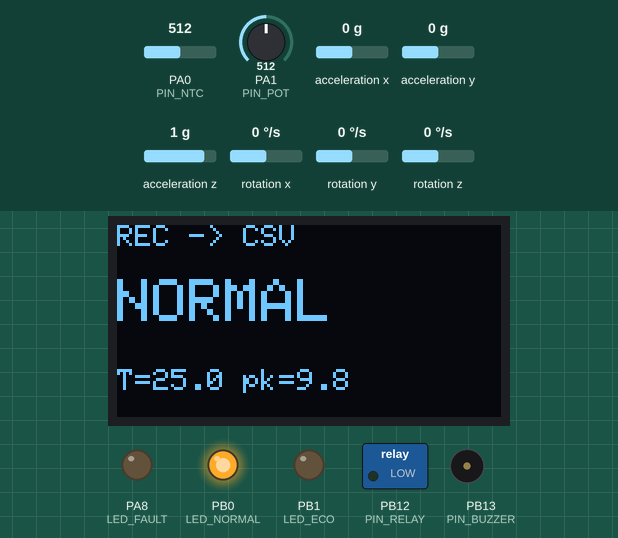
This program was run on a simulated STM32 Blue Pill. Shown: 128×64 one-colour display, switched loads named in the program (green lamp = pin HIGH), output pins drawn as LEDs (lit = HIGH), buzzer (waves = sounding, pin HIGH). Wiring (from diagram.json): MPU-6050 motion sensor at I2C address 0x68. The test bench sets the inputs (shaded band); at power-on: PA1 (PIN_POT) = 512, acceleration x 0 g, PA0 (PIN_NTC) = 512, acceleration y 0 g, acceleration z 1 g, rotation x 0 °/s, rotation y 0 °/s, rotation z 0 °/s (analog values on the 0–1023 scale). What the program prints to the serial monitor is not drawn.

Above: at 1.7 s.
1.8 s: PA1 (PIN_POT) set to 670
3.9 s: PA1 (PIN_POT) set to 692
At 5.7 s:
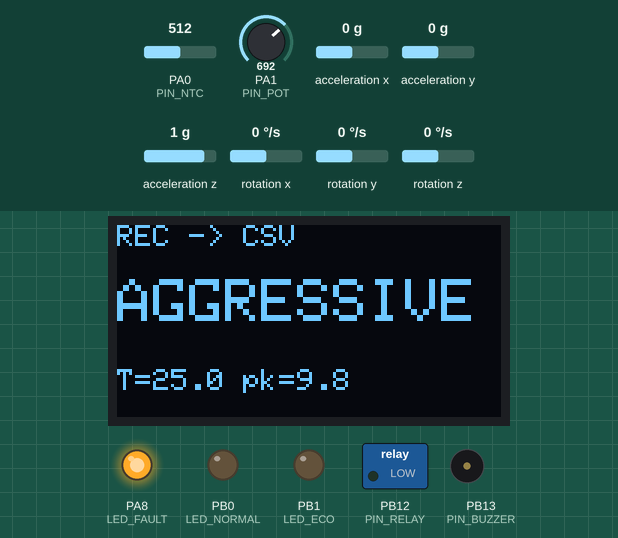
6.3 s: PA1 (PIN_POT) set to 306
At 8.0 s:
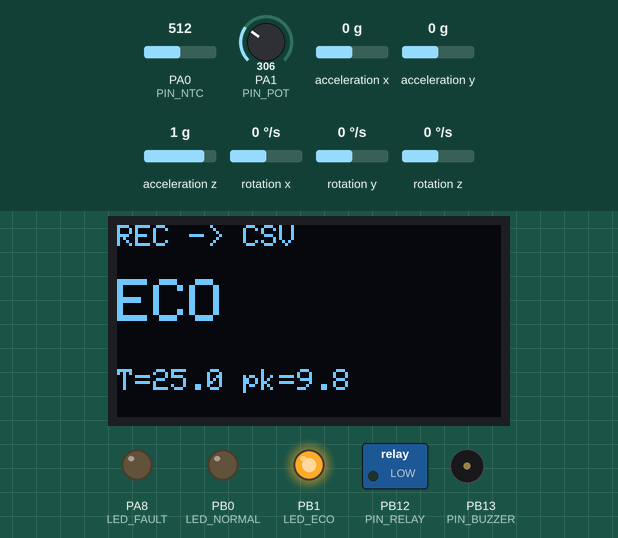
8.4 s: acceleration x set to -1.4 g
At 10.2 s:
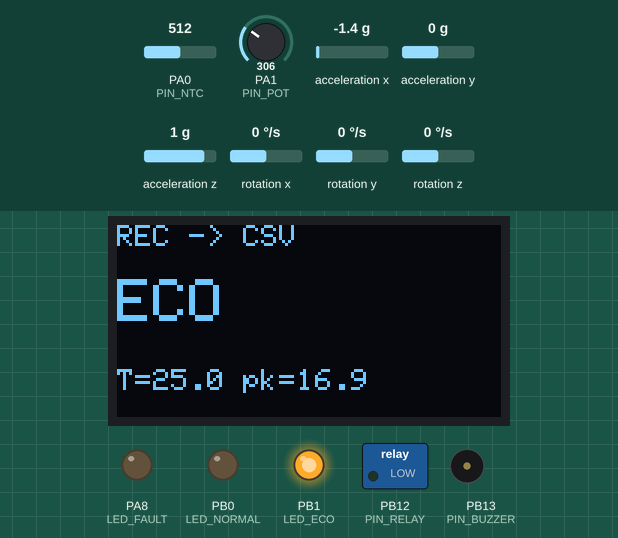
10.5 s: PA0 (PIN_NTC) set to 716
At 12.3 s:
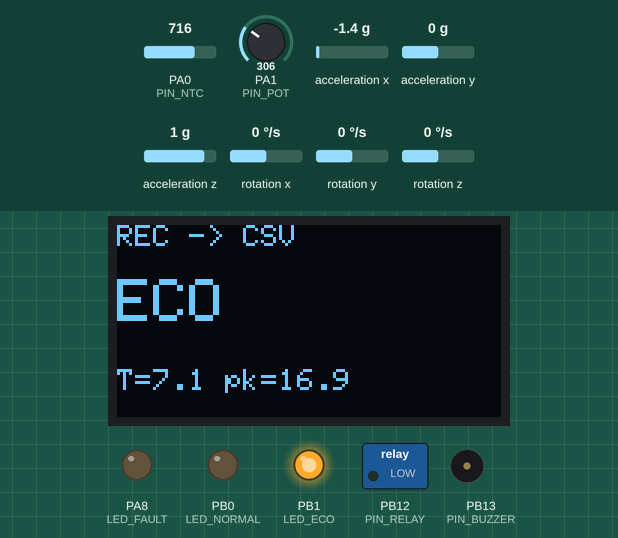
12.6 s: acceleration y set to -1.4 g
At 14.6 s:
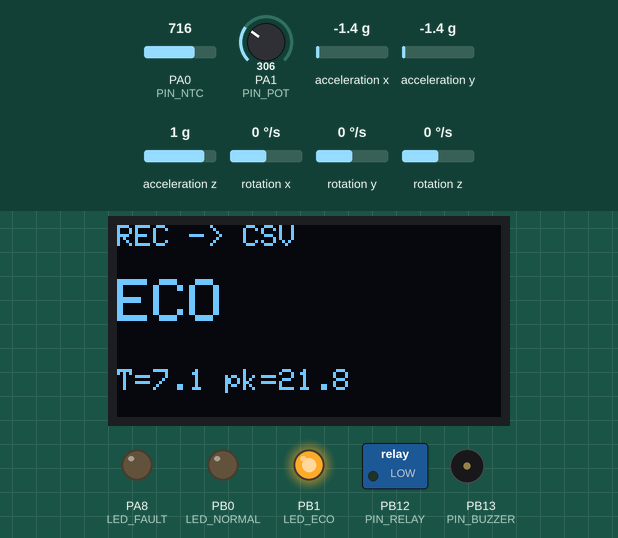
Timing chart, 0 to 15.7 s (numbered marks = the images above; inputs shaded):
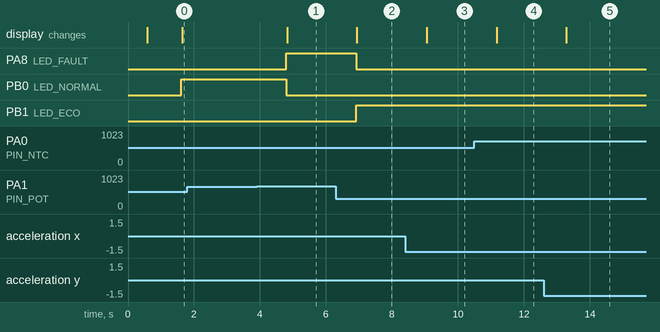

Measured:
- the behaviour switches between 682 and 683 on PA1 (PIN_POT) (found by bisection; images 0 and 1)
- after the input at 1.8 s, every drawn part: stays the same
- after the input at 3.9 s, PA8 (LED_FAULT): LOW → HIGH after 0.90 s; PB0 (LED_NORMAL): HIGH → LOW after 0.90 s; the display: changes after 0.92 s (image 1)
- after the input at 6.3 s, PA8 (LED_FAULT): HIGH → LOW after 0.61 s; PB1 (LED_ECO): LOW → HIGH after 0.61 s; the display: changes after 0.64 s (image 2)
- after the input at 8.4 s, the display: changes after 0.66 s (image 3)
- after the input at 10.5 s, the display: changes after 0.67 s (image 4)
- after the input at 12.6 s, the display: changes after 0.69 s (image 5)

The program:

main.cpp
```cpp
/****************************************************************************
 * AI-Powered Driving Behavior Classifier  –  STM32F103 Blue Pill
 * Author : Mohamed Abdelnasser Mehery
 *
 *  MODE 0 = TRAIN : streams CSV on Serial for offline ML training
 *  MODE 1 = INFER : runs TinyAI MLP, drives OLED / LEDs / buzzer / relay
 ****************************************************************************/
#define APP_MODE 0        // 0 = TRAIN (CSV)  |  1 = INFER (TinyAI)

#include <Arduino.h>
#include <Wire.h>
#include <Adafruit_GFX.h>
#include <Adafruit_SSD1306.h>

/* ── Pin map ───────────────────────────────────────────────────────────── */
#define PIN_NTC    PA0
#define PIN_POT    PA1
#define PIN_RELAY  PB12
#define PIN_BUZZER PB13
#define PIN_BTN    PB14
#define LED_NORMAL PB0
#define LED_ECO    PB1
#define LED_FAULT  PA8

/* ── Config ────────────────────────────────────────────────────────────── */
#define N_IN       8
#define N_OUT      3
#define WIN_SIZE   20
#define SAMPLE_MS  50

Adafruit_SSD1306 oled(128, 64, &Wire, -1);

/* ── MPU6050 raw I2C (NO repeated start, with timeout) ────────────────── */
#define MPU_ADDR        0x68
#define MPU_REG_PWR1    0x6B
#define MPU_REG_ACFG    0x1C
#define MPU_REG_GCFG    0x1B
#define MPU_REG_ACCEL   0x3B
#define MPU_REG_WHOAMI  0x75

bool mpuReady = false;

static void mpuWrite(uint8_t reg, uint8_t val) {
  Wire.beginTransmission(MPU_ADDR);
  Wire.write(reg);
  Wire.write(val);
  Wire.endTransmission(true);          // full STOP
}

/* Wait for I2C bytes with a hard timeout so we never hang */
static bool waitBytes(uint8_t n, uint32_t ms) {
  uint32_t t0 = millis();
  while (Wire.available() < n) {
    if (millis() - t0 > ms) return false;
  }
  return true;
}

static uint8_t mpuReadByte(uint8_t reg) {
  Wire.beginTransmission(MPU_ADDR);
  Wire.write(reg);
  if (Wire.endTransmission(true) != 0) return 0xFF;   // STOP, not repeated start
  Wire.requestFrom((uint8_t)MPU_ADDR, (uint8_t)1);
  if (!waitBytes(1, 50)) return 0xFF;
  return Wire.read();
}

static bool mpuReadBytes(uint8_t reg, uint8_t *buf, uint8_t n) {
  Wire.beginTransmission(MPU_ADDR);
  Wire.write(reg);
  if (Wire.endTransmission(true) != 0) return false;
  Wire.requestFrom((uint8_t)MPU_ADDR, n);
  if (!waitBytes(n, 50)) return false;
  for (uint8_t i = 0; i < n; i++) buf[i] = Wire.read();
  return true;
}

static bool mpuInit() {
  uint8_t who = mpuReadByte(MPU_REG_WHOAMI);
  Serial.print("  WHO_AM_I = 0x"); Serial.println(who, HEX); Serial.flush();
  if (who == 0xFF) return false;       // bus dead
  // Wokwi MPU returns 0x68 or 0x72 depending on revision; accept anything plausible
  mpuWrite(MPU_REG_PWR1, 0x00);  delay(20);
  mpuWrite(MPU_REG_ACFG, 0x10);  delay(5);
  mpuWrite(MPU_REG_GCFG, 0x08);  delay(5);
  return true;
}

static void mpuRead(float &ax, float &ay, float &az, float &gz) {
  uint8_t b[14];
  if (!mpuReadBytes(MPU_REG_ACCEL, b, 14)) {
    ax = ay = 0; az = 9.81f; gz = 0; return;
  }
  int16_t rax = (int16_t)((b[0]  << 8) | b[1]);
  int16_t ray = (int16_t)((b[2]  << 8) | b[3]);
  int16_t raz = (int16_t)((b[4]  << 8) | b[5]);
  int16_t rgz = (int16_t)((b[12] << 8) | b[13]);
  ax = rax / 4096.0f * 9.81f;
  ay = ray / 4096.0f * 9.81f;
  az = raz / 4096.0f * 9.81f;
  gz = rgz / 65.5f;
}

/* ── Buffers ───────────────────────────────────────────────────────────── */
float bufLong[WIN_SIZE], bufLat[WIN_SIZE], bufMag[WIN_SIZE], bufYaw[WIN_SIZE];
int   widx = 0;
const char* CLASS_NAME[N_OUT] = {"ECO", "NORMAL", "AGGRESSIVE"};

/* =========================================================================
 *  ████  TINYAI PARAMS START  ████   ← REPLACE after training
 * ========================================================================= */

#define N_H 8

const float norm_mean[8] = {-3.597752,0.473106,4.449901,0.262090,0.087425,4.856888,11.274636,14.717204};
const float norm_scale[8] = {7.025675,1.463890,2.907080,0.832591,0.221173,13.154801,4.934655,10.565219};

const float W1[8][8] = {
  {0.240790,0.471248,1.192340,-0.872688,-0.262797,-0.101430,-1.548336,0.714860},
  {1.124481,0.658304,-0.106039,0.120582,0.411808,0.818566,0.636686,0.405305},
  {0.028318,0.158301,0.229437,-0.471818,0.367469,-0.001889,0.054292,1.700398},
  {-1.924127,-0.179678,0.541425,0.283683,-0.629387,-1.403331,-1.134564,-0.191002},
  {1.120642,0.310885,1.116545,-0.216266,-0.096017,-1.271692,0.633699,0.182994},
  {-1.987148,0.473763,1.058954,-0.210669,-0.364567,-0.292055,0.314171,-0.709513},
  {2.658438,0.989380,0.042595,-0.807581,-0.104036,0.009281,-0.000362,-0.668534},
  {0.533486,-1.066488,-0.732784,0.465055,-0.349295,0.883685,-0.400013,-1.286648}
};
const float b1[8] = {0.350819,-0.581885,0.203542,1.082043,-0.704105,0.325742,-1.329304,0.333967};

const float W2[3][8] = {
  {0.128389,-1.020677,0.886590,0.356197,-1.873585,0.822461,1.948494,1.074712},
  {-1.665476,1.496869,0.323129,1.832824,0.559689,-2.083906,0.715412,-1.787952},
  {1.586315,-0.332454,-1.552288,-2.050949,0.980832,1.097146,-2.521588,0.489919}
};
const float b2[3] = {-2.482683,1.509986,0.972697};
/* =========================================================================
 *  ████  TINYAI PARAMS END  ████
 * ========================================================================= */

static inline float reluf(float x) { return x > 0.f ? x : 0.f; }

float readTempC() {
  int raw = analogRead(PIN_NTC);
  if (raw < 5)    return -40.0f;
  if (raw > 4090) return 125.0f;
  float v = raw / 4095.0f;
  float r = 10000.0f * v / (1.0f - v);
  float tK = 1.0f / (1.0f/298.15f + logf(r/10000.0f)/3950.0f);
  return tK - 273.15f;
}

int tinyAI(const float feat[N_IN], float probs[N_OUT]) {
  float xn[N_IN], h[N_H], o[N_OUT];
  for (int i = 0; i < N_IN; i++) {
    float sc = norm_scale[i]; if (fabsf(sc) < 1e-6f) sc = 1.0f;
    xn[i] = (feat[i] - norm_mean[i]) / sc;
  }
  for (int j = 0; j < N_H; j++) {
    float s = b1[j];
    for (int i = 0; i < N_IN; i++) s += W1[j][i] * xn[i];
    h[j] = reluf(s);
  }
  float mx = -1e30f;
  for (int k = 0; k < N_OUT; k++) {
    float s = b2[k];
    for (int j = 0; j < N_H; j++) s += W2[k][j] * h[j];
    o[k] = s; if (s > mx) mx = s;
  }
  float sum = 0;
  for (int k = 0; k < N_OUT; k++) { o[k] = expf(o[k]-mx); sum += o[k]; }
  int best = 0;
  for (int k = 0; k < N_OUT; k++) {
    probs[k] = o[k] / sum;
    if (probs[k] > probs[best]) best = k;
  }
  return best;
}

void computeFeatures(float f[N_IN]) {
  float mL=0,mLat=0,mMag=0,mYaw=0,sL=0,sLat=0,sYaw=0,maxMag=0,jerk=0;
  for (int i = 0; i < WIN_SIZE; i++) {
    mL+=bufLong[i]; mLat+=fabsf(bufLat[i]); mMag+=bufMag[i]; mYaw+=bufYaw[i];
  }
  mL/=WIN_SIZE; mLat/=WIN_SIZE; mMag/=WIN_SIZE; mYaw/=WIN_SIZE;
  for (int i = 0; i < WIN_SIZE; i++) {
    sL   += (bufLong[i]-mL)*(bufLong[i]-mL);
    sLat += (fabsf(bufLat[i])-mLat)*(fabsf(bufLat[i])-mLat);
    sYaw += (bufYaw[i]-mYaw)*(bufYaw[i]-mYaw);
    if (bufMag[i] > maxMag) maxMag = bufMag[i];
    if (i) jerk += fabsf(bufMag[i]-bufMag[i-1]);
  }
  f[0] = mL;
  f[1] = sqrtf(fmaxf(sL  / WIN_SIZE, 0.0f));
  f[2] = mLat;
  f[3] = sqrtf(fmaxf(sLat/ WIN_SIZE, 0.0f));
  f[4] = jerk/WIN_SIZE;
  f[5] = sqrtf(fmaxf(sYaw/ WIN_SIZE, 0.0f));
  f[6] = maxMag;
  f[7] = readTempC();
}

void showOLED(int cls, float conf, float thr) {
  oled.clearDisplay();
  oled.setTextSize(1); oled.setCursor(0,0);
  oled.println("DRIVE-AI (edge)");
  oled.drawFastHLine(0,10,128,SSD1306_WHITE);
  oled.setTextSize(2); oled.setCursor(0,18);
  oled.println(CLASS_NAME[cls]);
  oled.setTextSize(1); oled.setCursor(0,42);
  oled.print("conf: "); oled.print(conf*100,0); oled.println("%");
  oled.print("thr : "); oled.print(thr*100,0);  oled.println("%");
  oled.display();
}

/* ── setup ─────────────────────────────────────────────────────────────── */
void setup() {
  Serial.begin(115200);
  delay(400);
  Serial.println();
  Serial.println("=== DRIVE-AI BOOT ==="); Serial.flush();

  Serial.println("[1] pins"); Serial.flush();
  pinMode(PIN_RELAY, OUTPUT);  digitalWrite(PIN_RELAY, LOW);
  pinMode(PIN_BUZZER, OUTPUT); digitalWrite(PIN_BUZZER, LOW);
  pinMode(LED_NORMAL, OUTPUT); digitalWrite(LED_NORMAL, LOW);
  pinMode(LED_ECO, OUTPUT);    digitalWrite(LED_ECO, LOW);
  pinMode(LED_FAULT, OUTPUT);  digitalWrite(LED_FAULT, LOW);
  pinMode(PIN_BTN, INPUT_PULLUP);
  analogReadResolution(12);

  Serial.println("[2] Wire.begin"); Serial.flush();
  Wire.begin();
  Wire.setClock(100000);          // safe 100 kHz
  delay(100);

  /* OLED FIRST – we know it works */
  Serial.println("[3] OLED.begin"); Serial.flush();
  if (!oled.begin(SSD1306_SWITCHCAPVCC, 0x3C)) {
    Serial.println("    OLED FAIL");
  } else {
    Serial.println("    OLED OK");
    oled.clearDisplay();
    oled.setTextColor(SSD1306_WHITE);
    oled.setTextSize(1); oled.setCursor(0,0);
    oled.println("DRIVE-AI READY");
    oled.display();
  }
  Serial.flush();

  /* MPU SECOND – with timeouts so it can't hang */
  Serial.println("[4] MPU init"); Serial.flush();
  mpuReady = mpuInit();
  Serial.println(mpuReady ? "    MPU6050 OK" : "    MPU6050 FAIL (using fake data)");
  Serial.flush();

  Serial.print("[5] APP_MODE = ");
  Serial.println(APP_MODE == 0 ? "TRAIN (CSV)" : "INFER (TinyAI)");
  Serial.flush();

#if APP_MODE == 0
  Serial.println("f0,f1,f2,f3,f4,f5,f6,f7,label");
#endif
  Serial.println("SETUP DONE — data follows");
  Serial.println("--------------------------------");
  Serial.flush();
}

/* ── loop ──────────────────────────────────────────────────────────────── */
void loop() {
  float ax = 0, ay = 0, az = 9.81f, gz = 0;
  if (mpuReady) {
    mpuRead(ax, ay, az, gz);
  } else {
    // Generate fake but varying data so CSV is still useful for testing
    float t = millis() / 1000.0f;
    ax = 0.5f * sinf(t * 1.7f);
    ay = 0.3f * sinf(t * 2.3f);
    gz = 5.0f * sinf(t * 0.9f);
  }

  bufLong[widx] = ax;
  bufLat[widx]  = ay;
  bufMag[widx]  = sqrtf(ax*ax + ay*ay + az*az);
  bufYaw[widx]  = gz;
  widx++;
  delay(SAMPLE_MS);

  if (widx < WIN_SIZE) return;
  widx = 0;

  float feat[N_IN];
  computeFeatures(feat);

#if APP_MODE == 0
  int pot   = analogRead(PIN_POT);
  int label = (pot < 1365) ? 0 : (pot < 2730) ? 1 : 2;

  // Sanitize: replace NaN/Inf with 0.0
  for (int i = 0; i < N_IN; i++) {
    if (isnan(feat[i]) || isinf(feat[i])) feat[i] = 0.0f;
    // Clamp extreme values
    if (feat[i] >  1000.0f) feat[i] =  1000.0f;
    if (feat[i] < -1000.0f) feat[i] = -1000.0f;
  }

  // Print using Arduino's built-in Serial.print
  // (snprintf float support is disabled on STM32 by default)
  for (int i = 0; i < N_IN; i++) {
    Serial.print(feat[i], 4);
    Serial.print(",");
  }
  Serial.println(label);
  Serial.flush(); // Ensure the whole line is sent before moving on


  digitalWrite(LED_ECO,    label == 0);
  digitalWrite(LED_NORMAL, label == 1);
  digitalWrite(LED_FAULT,  label == 2);

  oled.clearDisplay();
  oled.setTextSize(1); oled.setCursor(0,0);
  oled.println("REC -> CSV");
  oled.setTextSize(2); oled.setCursor(0,18);
  oled.println(CLASS_NAME[label]);
  oled.setTextSize(1); oled.setCursor(0,48);
  oled.print("T=");    oled.print(feat[7],1);
  oled.print(" pk="); oled.print(feat[6],1);
  oled.display();

#else
  float probs[N_OUT];
  int   cls  = tinyAI(feat, probs);
  float conf = probs[cls];
  float thr  = analogRead(PIN_POT) / 4095.0f;

  digitalWrite(LED_ECO,    cls == 0);
  digitalWrite(LED_NORMAL, cls == 1);
  digitalWrite(LED_FAULT,  cls == 2);

  bool danger = (cls == 2 && conf > 0.7f && thr > 0.6f);
  digitalWrite(PIN_RELAY,  danger);
  digitalWrite(PIN_BUZZER, danger);

  showOLED(cls, conf, thr);

  Serial.print("CLASS="); Serial.print(CLASS_NAME[cls]);
  Serial.print("  conf="); Serial.print(conf,2);
  if (danger) Serial.print("  [!! LIMP MODE !!]");
  Serial.println();
  Serial.flush();
#endif
}
```
